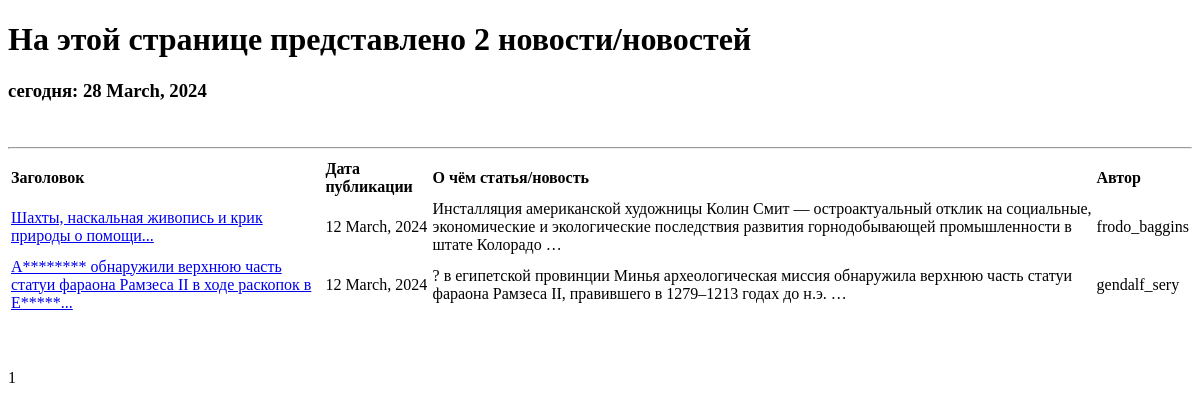
/main/news/, run on an earlier commit of the app's database.
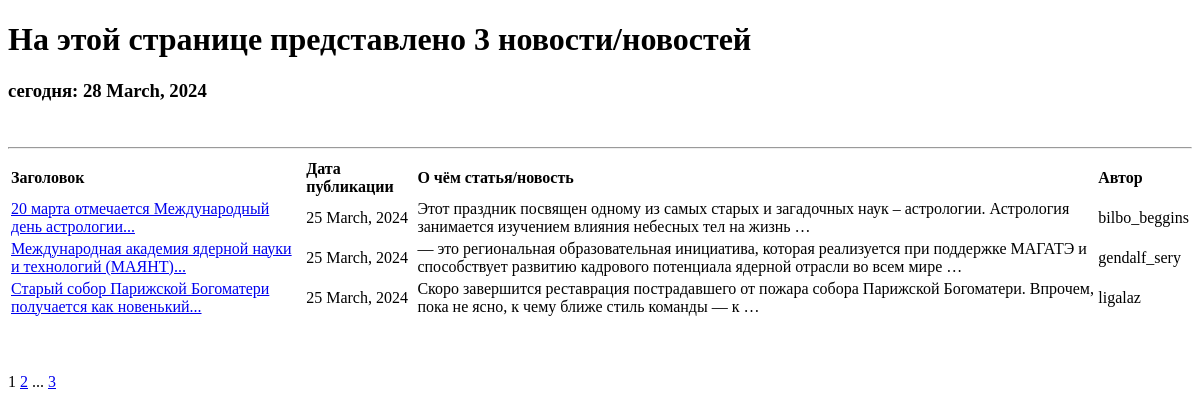
And on a later commit of the database.
### news/models.py (models this page shows, shortened)
class Post(models.Model):
    news = 'NEWS'
    post = 'POST'
    author = models.ForeignKey(Author, on_delete=models.CASCADE, null=True)
    post_or_news = models.CharField(max_length=4, choices=POSITIONS, default=news)
    date_time_creation_post = models.DateTimeField(null=True, auto_now_add=True)
    categories = models.ManyToManyField(Category, through='PostCategory')
    title = models.CharField(default='...', max_length=255)
    text = models.TextField(default='...')
    rating = models.FloatField(default=0.0)
    class Meta:
        ordering = ['-date_time_creation_post']

class Author(models.Model):
    user = models.OneToOneField(User, on_delete=models.CASCADE, null=True)
    rating = models.FloatField(default=0.0)
    def __str__(self):
        author_name = self.user.username
        return author_name

class User(AbstractUser):
    subscriptions = models.ManyToManyField(Category, through='SubscriptionsCategory')

### news/views.py (the view)
# urls.py: path('news/', NewsList.as_view(), name='post_list'),
class NewsList(ListView, PermissionRequiredMixin):
    permission_required = ('news.view_post', )
    model = Post
    ordering = '-date_time_creation_post'
    template_name = 'news.html'
    context_object_name = 'posts'
    paginate_by = 3
    def get_queryset(self):
        queryset = super().get_queryset()
        self.filterset = PostFilter(self.request.GET, queryset)
        return queryset.filter(post_or_news='NEWS')
    def get_context_data(self, **kwargs):
        context = super().get_context_data(**kwargs)
        context['filterset'] = self.filterset
        return context

### news/templatetags/custom_filters.py (called while the page is built)
@register.filter()
def punctuation_marks(value, mark='ellipsis'):
    postfix = CURRENCIES_SYMBOLS[mark]
    return f'{value}{postfix}'

@register.filter()
def censor(value):
    text = value.split()
    new_text = []
    for i in range(len(text)):
        word = text[i]
        first_symbol = word[0]
        if first_symbol in 'АИЕЁОУЫЭЮЯ':
            new_word = first_symbol
            if len(word) == 1:
                new_word = '*'
                new_text.append(new_word)
            else:
                for x in range(len(word)):
                    if x != 0:
                        if word[x].isalnum():
                            new_word += '*'
                        else:
                            new_word += word[x]
                new_text.append(new_word)
        else:
            new_text.append(word)
    new_text = ' '.join(new_text)
    return new_text

### news/templatetags/custom_tags.py (called while the page is built)
@register.simple_tag()
def current_time(format_string='%d %B, %Y'):
    return f'сегодня: {datetime.now().strftime(format_string)}'

@register.simple_tag(takes_context=True)
def url_replace(context, **kwargs):
   d = context['request'].GET.copy()
   for k, v in kwargs.items():
       d[k] = v
   return d.urlencode()

### templates/news.html (shortened to what this page needs)
{% extends 'flatpages/default.html' %}
{% load custom_filters %}
{% load custom_tags %}
{% block content %}
   <h1>На этой странице представлено {{ posts|length }} новости/новостей</h1>
   <h3>{% current_time '%d %B, %Y' %}</h3>
   <br/>
   <hr>
   {% if posts %}
       <table>
           <tr>
               <td><b>Заголовок</b></td>
               <td><b>Дата публикации</b></td>
               <td><b>О чём статья/новость</b></td>
               <td><b>Автор </b></td>
           </tr>
           {% for post in posts %}
           <tr>
               <td><a href="{{post.id}}">{{ post.title|punctuation_marks|censor }}</a></td>
               <td>{{ post.date_time_creation_post|date:'j F, Y' }}</td>
               <td>{{ post.text|truncatewords:20 }}</td>
               <td>{{ post.author }}</td>
           </tr>
           {% endfor %}
       </table>
   {% else %}
       <h2>Новостей нет!!</h2>
   {% endif %}
   <br/>
   <br/>
   <br/>
   {{ page_obj.number }}
   {% if page_obj.has_next %}
       <a href="?{% url_replace page=page_obj.next_page_number %}">{{ page_obj.next_page_number }}</a>
       {% if paginator.num_pages != page_obj.next_page_number %}
           ...
           <a href="?{% url_replace page=page_obj.paginator.num_pages %}">{{ page_obj.paginator.num_pages }}</a>
       {% endif %}
   {% endif %}
{% endblock content %}

What changed in the data, as far as the page shows it:
no longer on this page (row edited): Post: title|punctuation_marks "Шахты, наскальная живопись и крик природы о помощи...", date_time_creation_post "12 March, 2024", text "Инсталляция американской художницы Колин Смит — остроактуальный отклик на социальные, экономические и экологические последствия развития горнодобывающей промышленности в штате Колорадо …", author "frodo_baggins"
no longer on this page (row edited): Post: title|punctuation_marks "А******** обнаружили верхнюю часть статуи фараона Рамзеса II в ходе раскопок в Е*****...", date_time_creation_post "12 March, 2024", text "? в египетской провинции Минья археологическая миссия обнаружила верхнюю часть статуи фараона Рамзеса II, правившего в 1279–1213 годах до н.э. …", author "gendalf_sery"
added Post: title|punctuation_marks "20 марта отмечается Международный день астрологии...", date_time_creation_post "25 March, 2024", text "Этот праздник посвящен одному из самых старых и загадочных наук – астрологии. Астрология занимается изучением влияния небесных тел на жизнь …", author "bilbo_beggins"
added Post: title|punctuation_marks "Международная академия ядерной науки и технологий (МАЯНТ)...", date_time_creation_post "25 March, 2024", text "— это региональная образовательная инициатива, которая реализуется при поддержке МАГАТЭ и способствует развитию кадрового потенциала ядерной отрасли во всем мире …", author "gendalf_sery"
added Post: title|punctuation_marks "Старый собор Парижской Богоматери получается как новенький...", date_time_creation_post "25 March, 2024", text "Скоро завершится реставрация пострадавшего от пожара собора Парижской Богоматери. Впрочем, пока не ясно, к чему ближе стиль команды — к …", author "ligalaz"
Also different on the page:
{{ posts|length }}: "2" → "3"
{{ page_obj.next_page_number }}: (not shown) → "2"
{{ page_obj.paginator.num_pages }}: (not shown) → "3"
